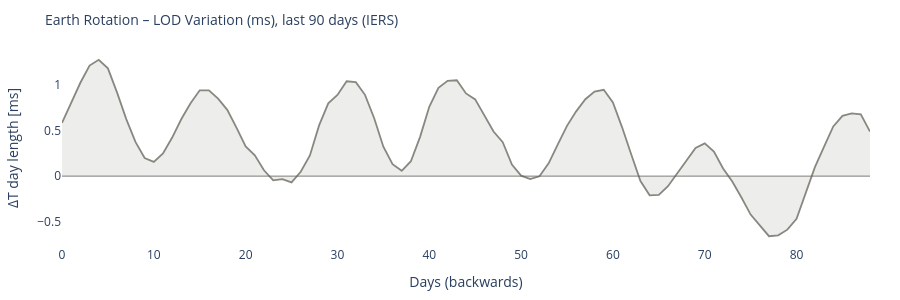

The notebook cell saved with this chart:
### Code cell
# ============================================================
# EARTH ROTATION – LOD variation (if IERS available)
# ============================================================

lod_col = None
if df_iers is not None:
    lod_col = next((c for c in df_iers.columns if 'lod' in c), None)

if df_iers is not None and lod_col:
    fig = go.Figure()
    fig.add_trace(go.Scatter(
        y=df_iers[lod_col].values,
        mode='lines',
        line=dict(color='#888780', width=1.8),
        fill='tozeroy', fillcolor='rgba(136,135,128,0.15)',
        name='LOD'
    ))
    fig.add_hline(y=0, line_color='#5F5E5A', line_width=0.8)
    fig.update_layout(
        title=dict(text='Earth Rotation – LOD Variation (ms), last 90 days (IERS)', font=dict(size=14)),
        xaxis_title='Days (backwards)', yaxis_title='ΔT day length [ms]',
        height=300,
        plot_bgcolor='rgba(0,0,0,0)', paper_bgcolor='rgba(0,0,0,0)',
        margin=dict(l=60, r=30, t=50, b=40)
    )
    fig.show()
else:
    print('IERS LOD data unavailable or column not found.')
    print('Reference: nominal day length =', CONSTANTS['sidereal_day_s'], 's')

### Figure 1 — Plotly figure (JSON) as saved in the notebook; plotly's stock layout.template omitted (floating-point values rounded to 4 significant figures)
{"data": [{"fill": "tozeroy", "fillcolor": "rgba(136,135,128,0.15)", "line": {"color": "#888780", "width": 1.8}, "mode": "lines", "name": "LOD", "type": "scatter", "y": [0.584, 0.8049, 1.022, 1.21, 1.274, 1.18, 0.9142, 0.625, 0.3757, 0.198, 0.1567, 0.2475, 0.4228, 0.6257, 0.7982, 0.9396, 0.9401, 0.8489, 0.7261, 0.5308, 0.3255, 0.2281, 0.0639, -0.0461, -0.032, -0.0681, 0.0474, 0.2267, 0.5558, 0.7969, 0.8881, 1.039, 1.03, 0.8904, 0.6338, 0.3225, 0.1303, 0.0584, 0.1633, 0.4302, 0.7593, 0.9665, 1.043, 1.05, 0.906, 0.8402, 0.6707, 0.4884, 0.3711, 0.126, 0.0054, -0.0329, -0.0017, 0.1403, 0.3488, 0.5508, 0.7091, 0.8421, 0.925, 0.9457, 0.8058, 0.5346, 0.2378, -0.0544, -0.2102, -0.2048, -0.1098, 0.0323, 0.1616, 0.3076, 0.3592, 0.2703, 0.0843, -0.0581, -0.2344, -0.4209, -0.5391, -0.6576, -0.6484, -0.586, -0.4682, -0.1759, 0.0987, 0.3234, 0.5444, 0.6605, 0.6862, 0.6757, 0.4885]}], "layout": {"height": 300, "margin": {"b": 40, "l": 60, "r": 30, "t": 50}, "paper_bgcolor": "rgba(0,0,0,0)", "plot_bgcolor": "rgba(0,0,0,0)", "shapes": [{"line": {"color": "#5F5E5A", "width": 0.8}, "type": "line", "x0": 0, "x1": 1, "xref": "x domain", "y0": 0, "y1": 0, "yref": "y"}], "title": {"font": {"size": 14}, "text": "Earth Rotation – LOD Variation (ms), last 90 days (IERS)"}, "xaxis": {"title": {"text": "Days (backwards)"}}, "yaxis": {"title": {"text": "ΔT day length [ms]"}}}}
